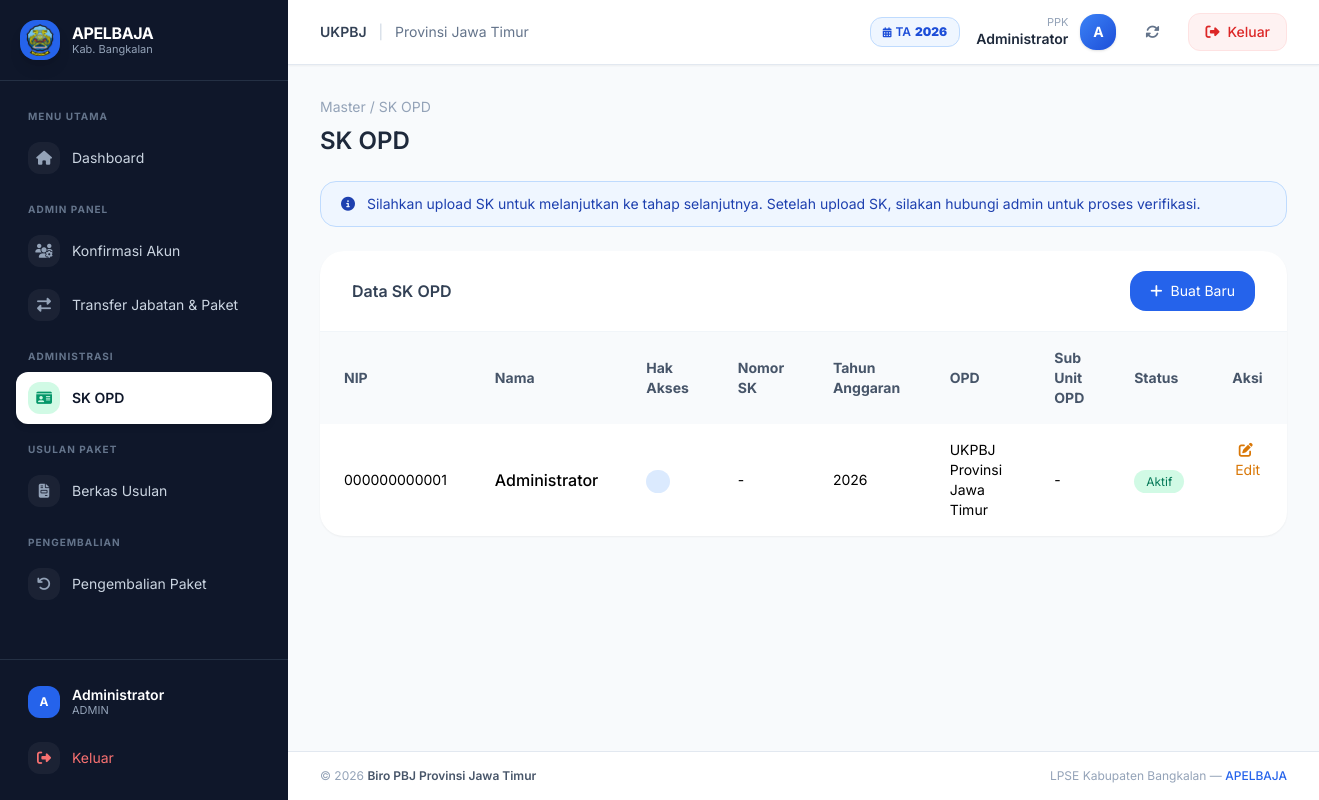
Screenshot of /managemen_user.php (signed in) with the database file from the repository.
### tables this page shows
CREATE TABLE IF NOT EXISTS users (
    id            INT UNSIGNED    NOT NULL AUTO_INCREMENT,
    nip           VARCHAR(50)     NOT NULL,
    nama          VARCHAR(150)    NOT NULL,
    email         VARCHAR(150)    NOT NULL,
    password      VARCHAR(255)    NOT NULL,
    no_telp       VARCHAR(25)     NULL,
    opd           VARCHAR(150)    NULL COMMENT 'Organisasi Perangkat Daerah',
    sub_unit_opd  VARCHAR(150)    NULL,
    jabatan_aktif ENUM('PPK','PP','admin') NOT NULL DEFAULT 'PPK',
     
    sk_nomor      VARCHAR(150)    NULL,
    sk_mulai      DATE            NULL,
    sk_sampai     DATE            NULL,
    sk_file       VARCHAR(500)    NULL,
     
    status_aktif  TINYINT(1)      NOT NULL DEFAULT 0 COMMENT '0=menunggu verifikasi, 1=aktif',
    keterangan    TEXT            NULL,
     
    reset_token          VARCHAR(64)  NULL,
    reset_token_expires  DATETIME     NULL,
    reset_requested_at   DATETIME     NULL,
     
    last_login    DATETIME        NULL,
    created_at    TIMESTAMP       NOT NULL DEFAULT CURRENT_TIMESTAMP,
    updated_at    TIMESTAMP       NOT NULL DEFAULT CURRENT_TIMESTAMP ON UPDATE CURRENT_TIMESTAMP,
    PRIMARY KEY (id),
    UNIQUE KEY uq_users_nip   (nip),
    UNIQUE KEY uq_users_email (email),
    INDEX idx_users_jabatan   (jabatan_aktif),
    INDEX idx_users_status    (status_aktif)
);

### managemen_user.php (the view, shortened to what this page needs)
<?php
require_once 'config.php';
$stmt = $conn->prepare("SELECT * FROM users WHERE id=?");
$stmt->bind_param("i", $_SESSION['user_id']);
$stmt->execute();
$user = $stmt->get_result()->fetch_assoc();
?>
<?php include 'includes/header.php'; ?>
<div class="flex min-h-screen">
    <?php include 'includes/sidebar.php'; ?>
    <div class="flex-1 lg:ml-72 bg-slate-50 flex flex-col min-h-screen">
        <?php include 'includes/navbar.php'; ?>
        <div class="flex-1 p-4 lg:p-8 page-content">
            <div class="text-sm text-slate-400 mb-2">Master / SK OPD</div>
            <h1 class="text-2xl font-semibold text-slate-800 mb-6">SK OPD</h1>
            <div class="bg-blue-50 border border-blue-200 text-blue-800 px-5 py-3 rounded-2xl mb-6 text-sm">
                <i class="fas fa-info-circle mr-2"></i>
                Silahkan upload SK untuk melanjutkan ke tahap selanjutnya. Setelah upload SK, silakan hubungi admin untuk proses verifikasi.
            </div>
            <div class="bg-white rounded-3xl shadow-sm overflow-hidden mb-8">
                <div class="flex justify-between items-center px-8 py-5 border-b border-slate-100">
                    <h2 class="font-semibold text-slate-700">Data SK OPD</h2>
                    <button onclick="document.getElementById('modalSK').classList.remove('hidden')"
                            class="bg-blue-600 hover:bg-blue-700 text-white px-5 py-2.5 rounded-2xl flex items-center gap-2 text-sm transition">
                        <i class="fas fa-plus"></i> Buat Baru
                    </button>
                </div>
                <table class="w-full">
                    <thead class="bg-slate-50 text-slate-600 text-sm">
                        <tr>
                            <th class="text-left px-6 py-4">NIP</th>
                            <th class="text-left px-6 py-4">Nama</th>
                            <th class="text-left px-6 py-4">Hak Akses</th>
                            <th class="text-left px-6 py-4">Nomor SK</th>
                            <th class="text-left px-6 py-4">Tahun Anggaran</th>
                            <th class="text-left px-6 py-4">OPD</th>
                            <th class="text-left px-6 py-4">Sub Unit OPD</th>
                            <th class="text-left px-6 py-4">Status</th>
                            <th class="text-left px-6 py-4">Aksi</th>
                        </tr>
                    </thead>
                    <tbody class="divide-y divide-slate-100">
                        <?php if($user): ?>
                        <tr class="hover:bg-slate-50">
                            <td class="px-6 py-4 text-sm"><?= htmlspecialchars($user['nip']) ?></td>
                            <td class="px-6 py-4 font-medium"><?= htmlspecialchars($user['nama']) ?></td>
                            <td class="px-6 py-4">
                                <span class="px-3 py-1 bg-blue-100 text-blue-700 rounded-full text-xs font-medium">
                                </span>
                            </td>
                            <td class="px-6 py-4 text-sm"><?= htmlspecialchars($user['sk_nomor'] ?? '-') ?></td>
                            <td class="px-6 py-4 text-sm"><?= date('Y') ?></td>
                            <td class="px-6 py-4 text-sm"><?= htmlspecialchars($user['opd'] ?? '-') ?></td>
                            <td class="px-6 py-4 text-sm"><?= htmlspecialchars($user['sub_unit_opd'] ?? '-') ?></td>
                            <td class="px-6 py-4">
                                <?php if($user['status_aktif']): ?>
                                <span class="px-3 py-1 bg-emerald-100 text-emerald-700 rounded-full text-xs">Aktif</span>
                                <?php else: ?>
                                <span class="px-3 py-1 bg-amber-100 text-amber-700 rounded-full text-xs">Menunggu Verifikasi</span>
                                <?php endif; ?>
                            </td>
                            <td class="px-6 py-4 flex gap-2">
                                <button onclick="document.getElementById('modalSK').classList.remove('hidden')"
                                        class="text-amber-600 hover:text-amber-800 text-sm"><i class="fas fa-edit mr-1"></i>Edit</button>
                            </td>
                        </tr>
                        <?php else: ?>
                        <tr><td colspan="9" class="text-center py-12 text-slate-400">Tidak ada data</td></tr>
                        <?php endif; ?>
                    </tbody>
                </table>
            </div>
        </div>
        <?php include 'includes/footer.php'; ?>

### includes/header.php (shortened to what this page needs)
<!DOCTYPE html>
<html lang="id">
<head>
    <script src="https://cdn.tailwindcss.com"></script>
    <link rel="stylesheet" href="https://cdnjs.cloudflare.com/ajax/libs/font-awesome/6.5.0/css/all.min.css">
</head>
<body class="bg-slate-50">

### includes/sidebar.php (shortened to what this page needs)
<aside id="sidebar"
       class="w-72 bg-slate-900 text-white flex flex-col min-h-screen
              fixed left-0 top-0 z-40
              -translate-x-full lg:translate-x-0">
    <div class="p-5 border-b border-slate-700/60">
        <div class="flex items-center justify-between">
            <div class="flex items-center gap-3">
                <div class="w-10 h-10 rounded-2xl bg-blue-600 flex items-center justify-center shadow-lg flex-shrink-0">
                    <img src="assets/logo.png" alt="APELBAJA" class="w-8 h-8 object-contain">
                </div>
                <div>
                    <h1 class="font-bold text-base tracking-tight leading-tight">APELBAJA</h1>
                    <p class="text-[11px] text-slate-400 leading-tight">Kab. Bangkalan</p>
                </div>
            </div>
        </div>
    </div>
    <nav class="flex-1 p-4 space-y-0.5 overflow-y-auto">
        <p class="text-[10px] text-slate-500 font-bold uppercase tracking-widest px-3 pt-3 pb-1.5">Menu Utama</p>
        <a href="index.php"
           class="nav-link flex items-center gap-3 px-3 py-2.5 rounded-xl transition-all
                  <?= basename($_SERVER['PHP_SELF'])=='index.php'
                      ? 'bg-white text-slate-900 shadow-md font-semibold'
                      : 'hover:bg-white/10 text-slate-300' ?>">
            <span class="w-8 h-8 rounded-xl flex items-center justify-center flex-shrink-0
                         <?= basename($_SERVER['PHP_SELF'])=='index.php' ? 'bg-blue-100 text-blue-600' : 'bg-white/5 text-slate-400' ?>">
                <i class="fas fa-home text-sm"></i>
            </span>
            <span class="text-sm">Dashboard</span>
        </a>
        <?php if(($_SESSION['jabatan_aktif'] ?? '') === 'admin'): ?>
        <p class="text-[10px] text-slate-500 font-bold uppercase tracking-widest px-3 pt-4 pb-1.5">Admin Panel</p>
        <a href="admin_users.php"
           class="nav-link flex items-center gap-3 px-3 py-2.5 rounded-xl transition-all
                  <?= basename($_SERVER['PHP_SELF'])=='admin_users.php'
                      ? 'bg-white text-slate-900 shadow-md font-semibold'
                      : 'hover:bg-white/10 text-slate-300' ?>">
            <span class="w-8 h-8 rounded-xl flex items-center justify-center flex-shrink-0
                         <?= basename($_SERVER['PHP_SELF'])=='admin_users.php' ? 'bg-purple-100 text-purple-600' : 'bg-white/5 text-slate-400' ?>">
                <i class="fas fa-users-cog text-sm"></i>
            </span>
            <span class="text-sm flex-1">Konfirmasi Akun</span>
        </a>
        <a href="index.php?page=admin_transfer_paket"
           class="nav-link flex items-center gap-3 px-3 py-2.5 rounded-xl transition-all
                  <?= ($_GET['page'] ?? '')=='admin_transfer_paket'
                      ? 'bg-white text-slate-900 shadow-md font-semibold'
                      : 'hover:bg-white/10 text-slate-300' ?>">
            <span class="w-8 h-8 rounded-xl flex items-center justify-center flex-shrink-0
                         <?= ($_GET['page'] ?? '')=='admin_transfer_paket' ? 'bg-indigo-100 text-indigo-600' : 'bg-white/5 text-slate-400' ?>">
                <i class="fas fa-exchange-alt text-sm"></i>
            </span>
            <span class="text-sm flex-1">Transfer Jabatan & Paket</span>
        </a>
        <?php endif; ?>
        <p class="text-[10px] text-slate-500 font-bold uppercase tracking-widest px-3 pt-4 pb-1.5">Administrasi</p>
        <a href="managemen_user.php"
           class="nav-link flex items-center gap-3 px-3 py-2.5 rounded-xl transition-all
                  <?= basename($_SERVER['PHP_SELF'])=='managemen_user.php'
                      ? 'bg-white text-slate-900 shadow-md font-semibold'
                      : 'hover:bg-white/10 text-slate-300' ?>">
            <span class="w-8 h-8 rounded-xl flex items-center justify-center flex-shrink-0
                         <?= basename($_SERVER['PHP_SELF'])=='managemen_user.php' ? 'bg-emerald-100 text-emerald-600' : 'bg-white/5 text-slate-400' ?>">
                <i class="fas fa-id-card text-sm"></i>
            </span>
            <span class="text-sm">SK OPD</span>
        </a>
        <p class="text-[10px] text-slate-500 font-bold uppercase tracking-widest px-3 pt-4 pb-1.5">Usulan Paket</p>
        <a href="usulan.php"
           class="nav-link flex items-center gap-3 px-3 py-2.5 rounded-xl transition-all
                  <?= basename($_SERVER['PHP_SELF'])=='usulan.php'
                      ? 'bg-white text-slate-900 shadow-md font-semibold'
                      : 'hover:bg-white/10 text-slate-300' ?>">
            <span class="w-8 h-8 rounded-xl flex items-center justify-center flex-shrink-0
                         <?= basename($_SERVER['PHP_SELF'])=='usulan.php' ? 'bg-blue-100 text-blue-600' : 'bg-white/5 text-slate-400' ?>">
                <i class="fas fa-file-invoice text-sm"></i>
            </span>
            <span class="text-sm">Berkas Usulan</span>
        </a>
        <p class="text-[10px] text-slate-500 font-bold uppercase tracking-widest px-3 pt-4 pb-1.5">Pengembalian</p>
        <a href="pengembalian_paket.php"
           class="nav-link flex items-center gap-3 px-3 py-2.5 rounded-xl transition-all
                  <?= basename($_SERVER['PHP_SELF'])=='pengembalian_paket.php'
                      ? 'bg-white text-slate-900 shadow-md font-semibold'
                      : 'hover:bg-white/10 text-slate-300' ?>">
            <span class="w-8 h-8 rounded-xl flex items-center justify-center flex-shrink-0
                         <?= basename($_SERVER['PHP_SELF'])=='pengembalian_paket.php' ? 'bg-amber-100 text-amber-600' : 'bg-white/5 text-slate-400' ?>">
                <i class="fas fa-arrow-rotate-left text-sm"></i>
            </span>
            <span class="text-sm flex-1">Pengembalian Paket</span>
        </a>
    </nav>
    <div class="border-t border-slate-700/60 p-4 space-y-1">
        <div class="flex items-center gap-3 px-3 py-2.5 rounded-xl hover:bg-white/5 transition cursor-pointer">
            <div class="w-8 h-8 rounded-xl bg-blue-600 flex items-center justify-center text-white text-xs font-bold flex-shrink-0">
                <?= strtoupper(substr($_SESSION['nama'] ?? 'P', 0, 1)) ?>
            </div>
            <div class="min-w-0 flex-1">
                <p class="text-sm font-semibold text-white truncate leading-tight"><?= htmlspecialchars($_SESSION['nama'] ?? 'PPK') ?></p>
                <p class="text-[11px] text-slate-400 leading-tight"><?= htmlspecialchars(strtoupper($_SESSION['jabatan_aktif'] ?? 'PPK')) ?></p>
            </div>
        </div>
        <a href="logout.php"
           class="nav-link flex items-center gap-3 px-3 py-2.5 rounded-xl hover:bg-red-500/20 text-red-400 transition-all">
            <span class="w-8 h-8 rounded-xl bg-white/5 flex items-center justify-center flex-shrink-0">
                <i class="fas fa-sign-out-alt text-sm"></i>
            </span>
            <span class="text-sm">Keluar</span>
        </a>
    </div>
</aside>

### includes/navbar.php (shortened to what this page needs)
<nav class="bg-white border-b border-slate-200 px-4 lg:px-8 py-3 flex items-center justify-between shadow-sm sticky top-0 z-20">
    <div class="flex items-center gap-3">
        <div class="text-sm text-slate-500">
            <span class="font-semibold text-slate-700">UKPBJ</span>
            <span class="mx-2 text-slate-300 hidden sm:inline">|</span>
            <span class="hidden sm:inline">Provinsi Jawa Timur</span>
        </div>
    </div>
    <div class="flex items-center gap-2 lg:gap-4">
        <span class="text-xs bg-blue-50 text-blue-700 border border-blue-200 px-3 py-1.5 rounded-xl font-semibold hidden sm:inline-flex items-center gap-1">
            <i class="fas fa-calendar-alt text-[10px]"></i>
            TA <strong><?= date('Y') ?></strong>
        </span>
        <div class="hidden md:flex items-center gap-3">
            <div class="text-right">
                <p class="text-[11px] text-slate-400 leading-none"><?= htmlspecialchars(strtoupper($_SESSION['hak_akses'] ?? 'PPK')) ?></p>
                <p class="text-sm font-semibold text-slate-800 leading-tight mt-0.5">
                    <?= htmlspecialchars($_SESSION['nama'] ?? 'PPK') ?>
                </p>
            </div>
            <div class="w-9 h-9 bg-gradient-to-br from-blue-500 to-blue-700 rounded-2xl flex items-center justify-center text-white text-sm font-bold shadow">
                <?= strtoupper(substr($_SESSION['nama'] ?? 'P', 0, 1)) ?>
            </div>
        </div>
        <button onclick="window.location.reload()" title="Refresh"
                class="w-10 h-10 flex items-center justify-center rounded-xl hover:bg-slate-100 text-slate-500 transition"
                aria-label="Refresh halaman">
            <i class="fas fa-sync-alt text-sm"></i>
        </button>
        <a href="logout.php"
           class="flex items-center gap-2 px-3 lg:px-4 py-2 bg-red-50 hover:bg-red-100 text-red-600 rounded-xl text-sm transition font-medium border border-red-100"
           aria-label="Logout">
            <i class="fas fa-sign-out-alt"></i>
            <span class="hidden md:inline">Keluar</span>
        </a>
    </div>
</nav>

### includes/footer.php (shortened to what this page needs)
<footer class="w-full bg-white border-t border-slate-200 py-4 mt-auto">
    <div class="px-6 lg:px-8 flex flex-col sm:flex-row items-center justify-between gap-2">
        <small class="text-xs text-slate-400">
            &copy; <?= date('Y') ?> <span class="font-semibold text-slate-600">Biro PBJ Provinsi Jawa Timur</span>
        </small>
        <small class="text-xs text-slate-400">
            LPSE Kabupaten Bangkalan — <span class="font-medium text-blue-600">APELBAJA</span>
        </small>
    </div>
</footer>
</body>
</html>

### includes/header.php (style rules this page uses)
* { font-family: 'Inter', sans-serif; -webkit-tap-highlight-color: transparent; }
#sidebar { transition: transform 0.3s cubic-bezier(0.4, 0, 0.2, 1); }
.nav-link { transition: all 0.2s ease; }
.page-content { animation: fadeInUp 0.25s ease; }

### rows the page displays
users: nip "000000000001", nama "Administrator", sk_nomor "-", opd "UKPBJ Provinsi Jawa Timur", sub_unit_opd "-"

### other values shown
substr($_SESSION['nama'] ?? 'P', 0, 1) "A"
$_SESSION['nama'] "Administrator"
$_SESSION['jabatan_aktif'] "ADMIN"
$_SESSION['hak_akses'] "PPK"
